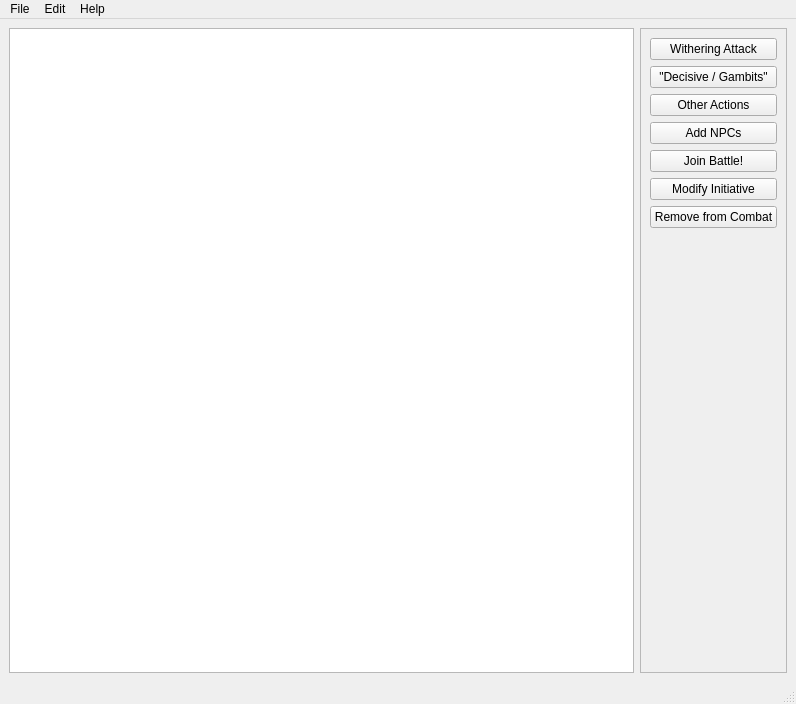
<?xml version="1.0" encoding="UTF-8"?>
<ui version="4.0">
 <class>MainWindow</class>
 <widget class="QMainWindow" name="MainWindow">
  <property name="geometry">
   <rect>
    <x>0</x>
    <y>0</y>
    <width>796</width>
    <height>704</height>
   </rect>
  </property>
  <property name="windowTitle">
   <string>Exalted Initiative</string>
  </property>
  <widget class="QWidget" name="centralwidget">
   <layout class="QHBoxLayout" name="horizontalLayout">
    <item>
     <widget class="QTableView" name="tableView"/>
    </item>
    <item>
     <widget class="QFrame" name="frame">
      <property name="frameShape">
       <enum>QFrame::StyledPanel</enum>
      </property>
      <property name="frameShadow">
       <enum>QFrame::Raised</enum>
      </property>
      <layout class="QVBoxLayout" name="verticalLayout">
       <item>
        <widget class="QPushButton" name="Withering_btn">
         <property name="text">
          <string>Withering Attack</string>
         </property>
        </widget>
       </item>
       <item>
        <widget class="QPushButton" name="Decisive_btn">
         <property name="text">
          <string>&quot;Decisive / Gambits&quot;</string>
         </property>
        </widget>
       </item>
       <item>
        <widget class="QPushButton" name="other_action_btn">
         <property name="text">
          <string>Other Actions</string>
         </property>
        </widget>
       </item>
       <item>
        <widget class="QPushButton" name="add_npc_btn">
         <property name="text">
          <string>Add NPCs</string>
         </property>
        </widget>
       </item>
       <item>
        <widget class="QPushButton" name="join_battle_btn">
         <property name="text">
          <string>Join Battle!</string>
         </property>
        </widget>
       </item>
       <item>
        <widget class="QPushButton" name="modify_init_btn">
         <property name="text">
          <string>Modify Initiative</string>
         </property>
        </widget>
       </item>
       <item>
        <widget class="QPushButton" name="remove_from_combat_btn">
         <property name="text">
          <string>Remove from Combat</string>
         </property>
        </widget>
       </item>
       <item>
        <spacer name="verticalSpacer">
         <property name="orientation">
          <enum>Qt::Vertical</enum>
         </property>
         <property name="sizeHint" stdset="0">
          <size>
           <width>20</width>
           <height>40</height>
          </size>
         </property>
        </spacer>
       </item>
      </layout>
     </widget>
    </item>
   </layout>
  </widget>
  <widget class="QMenuBar" name="menubar">
   <property name="geometry">
    <rect>
     <x>0</x>
     <y>0</y>
     <width>796</width>
     <height>21</height>
    </rect>
   </property>
   <widget class="QMenu" name="menuFile">
    <property name="title">
     <string>File</string>
    </property>
    <addaction name="actionQuit"/>
   </widget>
   <widget class="QMenu" name="menuEdit">
    <property name="title">
     <string>Edit</string>
    </property>
   </widget>
   <widget class="QMenu" name="menuHelp">
    <property name="title">
     <string>Help</string>
    </property>
    <addaction name="actionAbout"/>
   </widget>
   <addaction name="menuFile"/>
   <addaction name="menuEdit"/>
   <addaction name="menuHelp"/>
  </widget>
  <widget class="QStatusBar" name="statusbar"/>
  <action name="actionQuit">
   <property name="text">
    <string>Quit</string>
   </property>
  </action>
  <action name="actionAbout">
   <property name="text">
    <string>About</string>
   </property>
  </action>
 </widget>
 <resources/>
 <connections/>
</ui>
